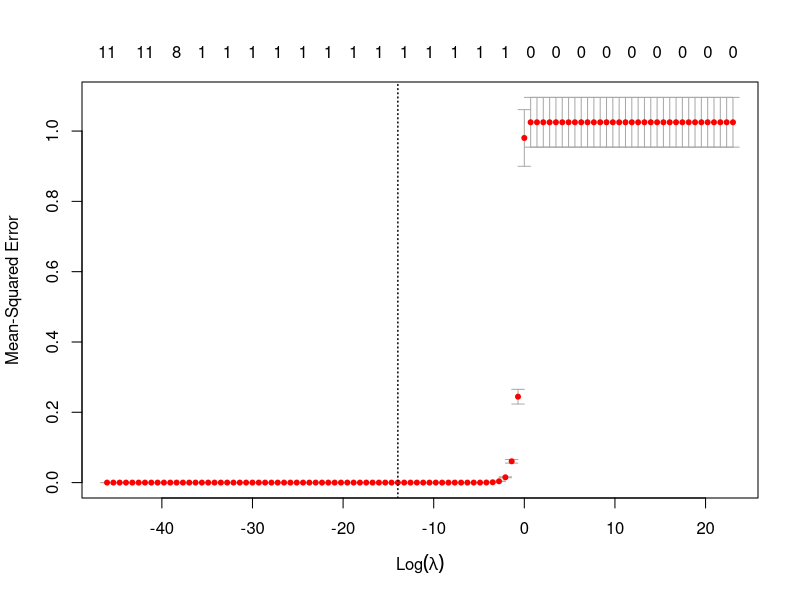

Reproduce this figure in R.
# ################################################
# Lasso Regression Analysis
# ################################################
# libraries
library('glmnet')
library('methods')

# import data
credit <- read.csv('data/Processed_Credit.csv')
train <- read.csv('data/train.csv')
test <- read.csv('data/test.csv')

credit <- as.matrix(credit[,-1])
train <- as.matrix(train[,-1])
test <- as.matrix(test[,-1])
# ************************************************
# lasso
# ************************************************
sink('data/lasso-output.txt')

grid <- 10^seq(-20, 10, length = 100)

# basic model
lasso.mod = glmnet(train, train[, "Balance"], alpha = 1, lambda = grid, intercept = FALSE,
                   standardize = FALSE)

# Cross Validation Lasso Model on Train
set.seed(40)
cv.lasso.train <- cv.glmnet(train, as.matrix(train[, "Balance"]),  intercept = FALSE,
                       standardize = FALSE, alpha = 1,lambda = grid)

# Plot Cross Validation Errors
png('images/lasso-cross-valid-errors.png')
plot(cv.lasso.train)
dev.off()

# Select Best Model
bestlam = cv.lasso.train$lambda.min
bestlam

# Find lowest cross-validation error
lasso.pred <- predict(lasso.mod, s = bestlam, newx = test)
lasso.pred

# Mean Squared Error
lasso.mse <- mean((lasso.pred - test[,"Balance"])^2)
lasso.mse

# fit lasso to full dataset
lasso.model.full <- glmnet(credit[,-12], as.matrix(credit[, "Balance"]),  intercept = FALSE,
                standardize = FALSE, alpha = 1,lambda = grid)
lasso.coef = predict(lasso.model.full, type = "coefficients", s = bestlam)[1:11,]
lasso.coef

# remove coefficients of 0
lasso.coef.official <- lasso.coef[lasso.coef != 0]
lasso.coef.official

sink(NULL)

save(bestlam, lasso.model.full, lasso.coef, lasso.coef.official, lasso.mse,
     file = "data/lasso-objects.RData")
